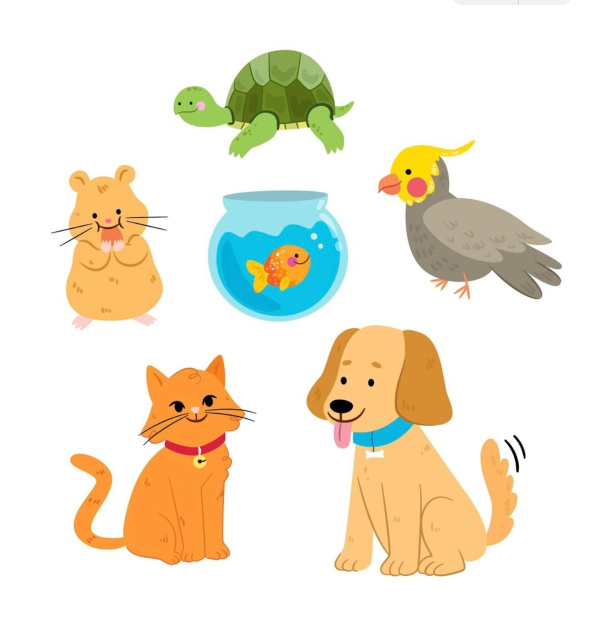
#> input picture a1.jpeg, 1199 x 1280 px (shown at 1/2 size)
$ python problem8.py
#> lines starting #> are read from the running program, lines starting #| are printed output that depends on the picture
import cv2
import matplotlib.pyplot as plt

image_path = "a1.jpeg"
original_img = cv2.imread(image_path, cv2.IMREAD_GRAYSCALE)
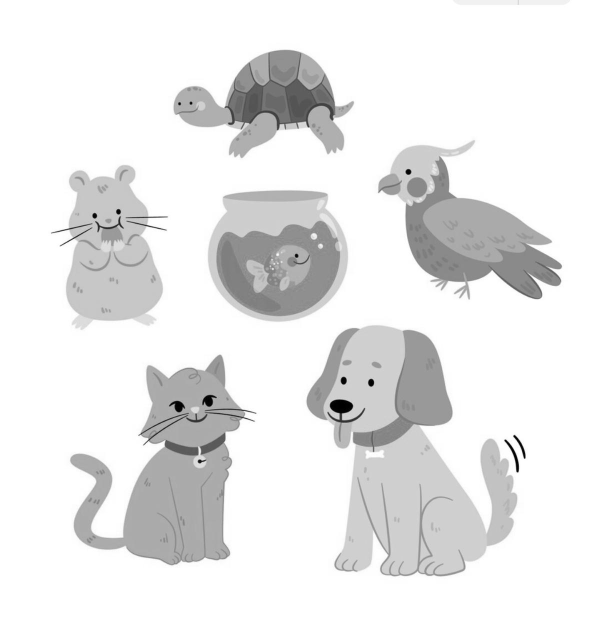
#> original_img: shape (1280, 1199) (shown at 1/2 size); min 0, max 255, mean 233.1

if original_img is None:
    print(f"Error: Could not open or find '{image_path}'. Check file path.")
else:
    small_img = cv2.resize(original_img, (64, 64), interpolation=cv2.INTER_AREA)
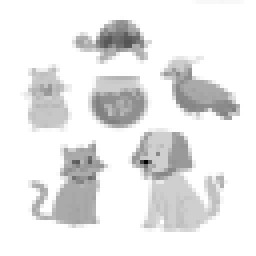
#> small_img: shape (64, 64) (shown 4 times larger); min 3, max 255, mean 233.1

    scale_factor = 4
    new_width = small_img.shape[1] * scale_factor
#> new_width = 256
    new_height = small_img.shape[0] * scale_factor
#> new_height = 256
    target_dim = (new_width, new_height)
#> target_dim = (256, 256)

    img_nn = cv2.resize(small_img, target_dim, interpolation=cv2.INTER_NEAREST)


    img_bilinear = cv2.resize(small_img, target_dim, interpolation=cv2.INTER_LINEAR)
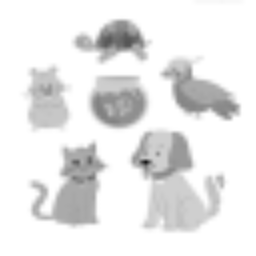
#> img_bilinear: shape (256, 256); min 25, max 255, mean 233.1

    img_bicubic = cv2.resize(small_img, target_dim, interpolation=cv2.INTER_CUBIC)

    plt.figure(figsize=(15, 5))

    plt.subplot(1, 3, 1)
    plt.imshow(img_nn, cmap="gray")
    plt.title("Nearest-Neighbor\n(Blocky / Pixelated)", fontsize=11, fontweight="bold")
    plt.axis("off")

    plt.subplot(1, 3, 2)
    plt.imshow(img_bilinear, cmap="gray")
    plt.title("Bilinear\n(Smoother / Slightly Blurry)", fontsize=11, fontweight="bold")
    plt.axis("off")

    plt.subplot(1, 3, 3)
    plt.imshow(img_bicubic, cmap="gray")
    plt.title("Bicubic\n(Sharpest Edges & Smooth Gradients)", fontsize=11, fontweight="bold")
    plt.axis("off")

    plt.tight_layout()
    plt.show()
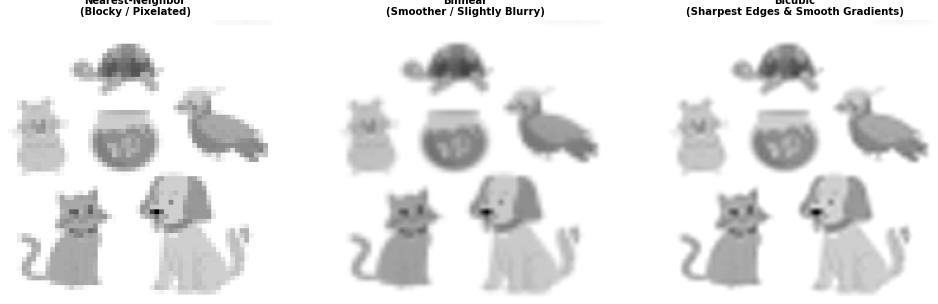
#> figure drawn by matplotlib, 3 panels

$ run again, with microscopic.jpeg copied over a1.jpeg
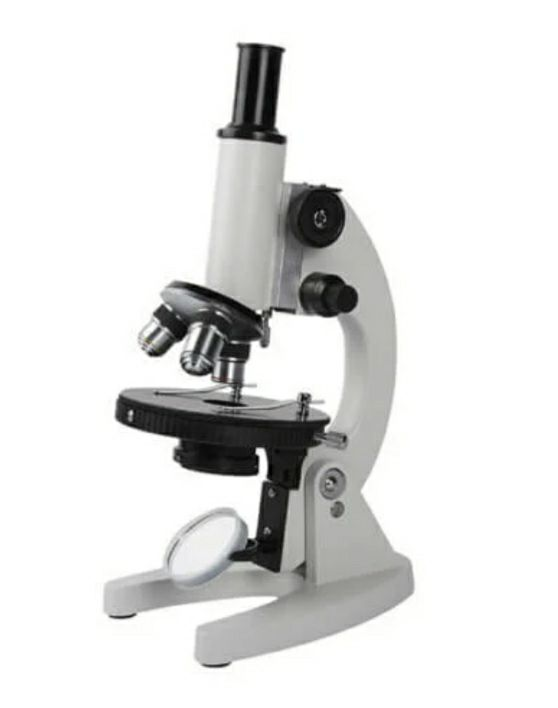
#> input picture microscopic.jpeg, 558 x 708 px
#> `img_bilinear = cv2.resize(small_img, target_dim, interpolation=cv2.INT..`:
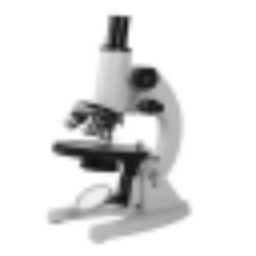
#> img_bilinear: shape (256, 256); min 15, max 255, mean 226.1
#> `plt.show()`:
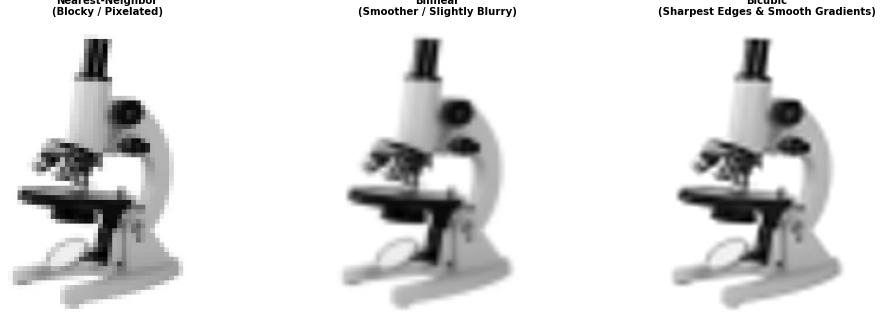
#> figure drawn by matplotlib, 3 panels
